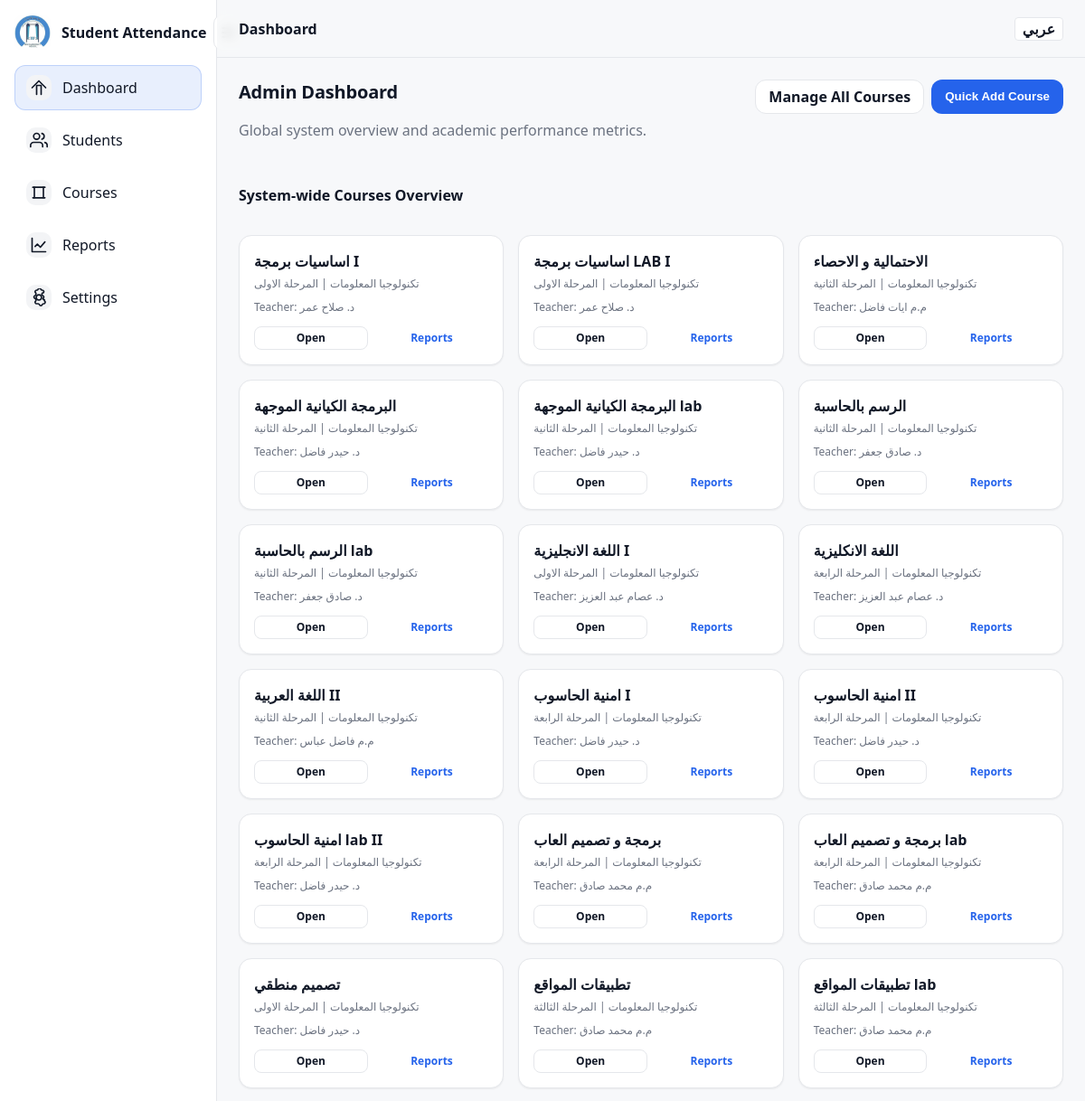
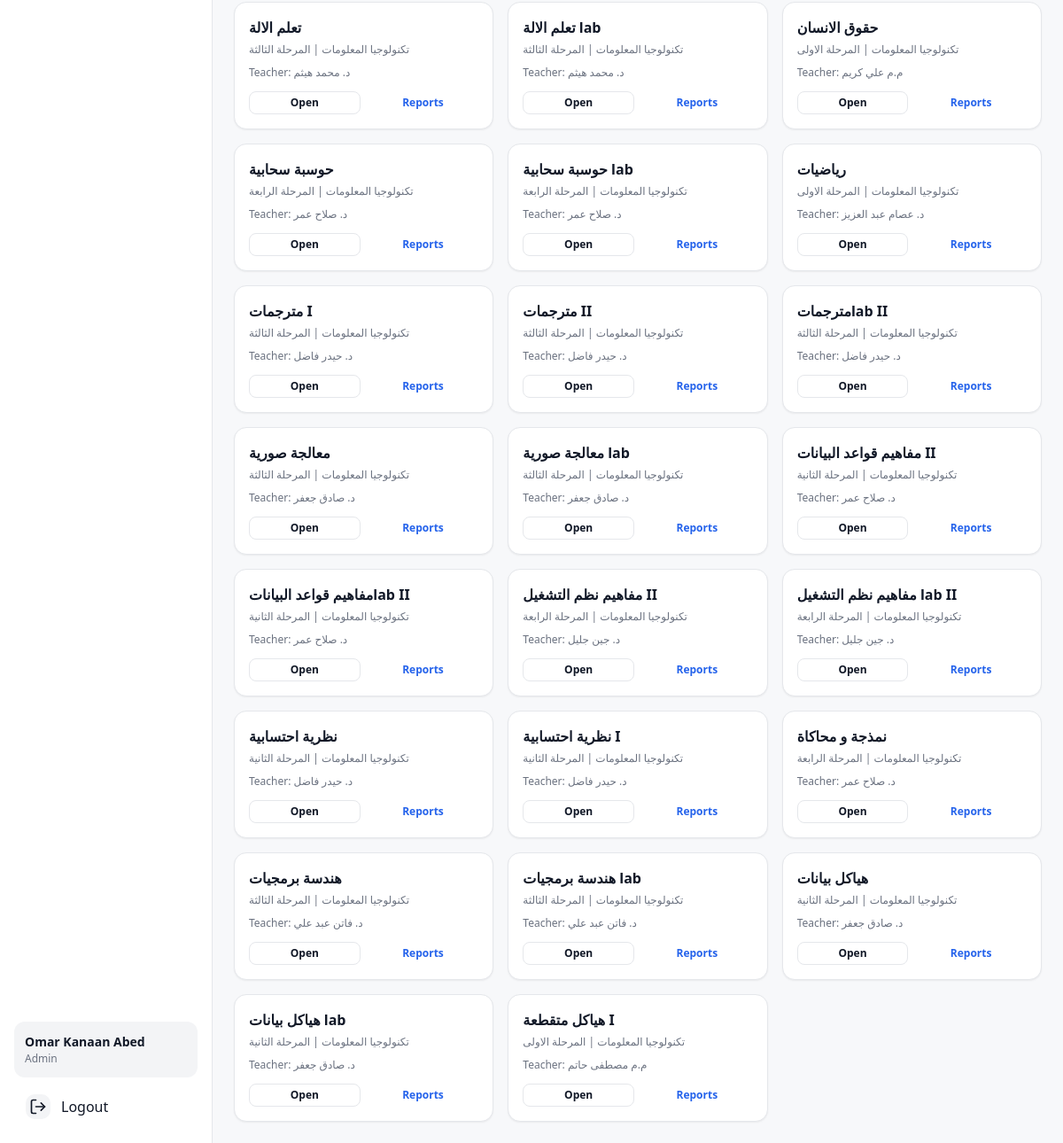
The page / (signed in) on the database its author committed (2 pictures, top to bottom).
### tables this page shows
CREATE TABLE courses (
            id INTEGER PRIMARY KEY AUTOINCREMENT,
            course_name TEXT NOT NULL,
            teacher_id INTEGER,
            stage_id INTEGER NOT NULL,
            semester_id INTEGER NOT NULL,
            FOREIGN KEY (teacher_id) REFERENCES users (id),
            FOREIGN KEY (stage_id) REFERENCES stages (id),
            FOREIGN KEY (semester_id) REFERENCES semesters (id)
        );

CREATE TABLE departments (
            id INTEGER PRIMARY KEY AUTOINCREMENT,
            name TEXT UNIQUE NOT NULL,
            head_id INTEGER,
            created_at TIMESTAMP DEFAULT CURRENT_TIMESTAMP,
            FOREIGN KEY (head_id) REFERENCES users (id)
        );

CREATE TABLE stages (
            id INTEGER PRIMARY KEY AUTOINCREMENT,
            name TEXT NOT NULL,
            department_id INTEGER NOT NULL,
            created_at TIMESTAMP DEFAULT CURRENT_TIMESTAMP,
            FOREIGN KEY (department_id) REFERENCES departments (id),
            UNIQUE(name, department_id)
        );

CREATE TABLE users (
            id INTEGER PRIMARY KEY AUTOINCREMENT,
            username TEXT UNIQUE NOT NULL,
            password_hash TEXT NOT NULL,
            full_name TEXT NOT NULL,
            role TEXT NOT NULL CHECK(role IN ('admin', 'department_head', 'teacher')),
            department_id INTEGER,
            created_at TIMESTAMP DEFAULT CURRENT_TIMESTAMP,
            FOREIGN KEY (department_id) REFERENCES departments (id)
        );

### app.py (the view, shortened to what this page needs)
@app.route('/')
@login_required
def dashboard():
    conn = get_db_connection()
    user_role = session.get('role', 'teacher')
    user_id = session.get('user_id')
    user_dept_id = session.get('department_id')
    stage_filter = request.args.get('stage_id')
    params = []
    where_clauses = []
    if user_role == 'teacher':
        query = """
            SELECT c.*, s.name as stage_name, sem.name as semester_name,
                   (SELECT COUNT(*) FROM enrollments e WHERE e.course_id = c.id) as student_count,
                   (SELECT COUNT(*) FROM sessions sess WHERE sess.course_id = c.id) as session_count
            FROM courses c
            JOIN stages s ON c.stage_id = s.id
            JOIN semesters sem ON c.semester_id = sem.id
            JOIN stage_semesters ss ON (ss.stage_id = c.stage_id AND ss.semester_id = c.semester_id)
            WHERE c.teacher_id = ? AND ss.is_active = 1 AND s.department_id = ?
        """
        params.extend([user_id, user_dept_id])
        if stage_filter:
            query += " AND c.stage_id = ?"
            params.append(stage_filter)
        query += " ORDER BY c.course_name"
        courses_raw = conn.execute(query, params).fetchall()
        courses = []
        for c in courses_raw:
            course_dict = dict(c)
            att_stats = conn.execute("""
                SELECT status, COUNT(*) as count
                FROM attendance a
                JOIN sessions s ON a.session_id = s.id
                WHERE s.course_id = ?
                GROUP BY status
            """, (c['id'],)).fetchall()
            stats = {row['status']: row['count'] for row in att_stats}
            total = sum(stats.values()) or 1
            course_dict['presence_rate'] = round((stats.get('Present', 0) / total) * 100, 1)
            course_dict['absence_rate'] = round((stats.get('Absent', 0) / total) * 100, 1)
            courses.append(course_dict)
    else: # Admin
        query = """
            SELECT c.*, s.name as stage_name, sem.name as semester_name, u.full_name as teacher_name, d.name as dept_name
            FROM courses c
            JOIN stages s ON c.stage_id = s.id
            JOIN semesters sem ON c.semester_id = sem.id
            JOIN departments d ON s.department_id = d.id
            LEFT JOIN users u ON c.teacher_id = u.id
        """
        if stage_filter:
            query += " WHERE c.stage_id = ?"
            params.append(stage_filter)
        query += " ORDER BY c.course_name"
        courses = conn.execute(query, params).fetchall()
    if user_role == 'admin':
        all_stages = conn.execute('SELECT s.*, d.name as dept_name FROM stages s JOIN departments d ON s.department_id = d.id ORDER BY s.name').fetchall()
    else:
        all_stages = conn.execute('SELECT * FROM stages WHERE department_id = ? ORDER BY name', (user_dept_id,)).fetchall()
    semesters = conn.execute('SELECT * FROM semesters ORDER BY name').fetchall()
    teachers = []
    if user_role == 'admin':
        teachers = conn.execute("SELECT id, full_name FROM users WHERE role='teacher' ORDER BY full_name").fetchall()
    elif user_role == 'department_head':
        teachers = conn.execute("SELECT id, full_name FROM users WHERE role='teacher' AND department_id=? ORDER BY full_name", (user_dept_id,)).fetchall()
    conn.close()
    template = 'dashboard_teacher.html' if user_role == 'teacher' else \
               'dashboard_dept_head.html' if user_role == 'department_head' else \
               'dashboard.html'
    return render_template(template,
                         courses=courses,
                         stages=all_stages,
                         semesters=semesters,
                         teachers=teachers,
                         current_stage=stage_filter,
                         dept_stats=dept_stats if user_role == 'department_head' else None)

### templates/dashboard.html (shortened to what this page needs)
{% extends "base.html" %}
{% block page_title %}{{ _('Dashboard') }}{% endblock %}
{% block content %}
<div class="page">
    <div class="page-head">
        <div>
            <h2 class="h2">{{ _('Admin Dashboard') }}</h2>
            <p class="muted">{{ _('Global system overview and academic performance metrics.') }}</p>
        </div>
        <div class="actions">
            <a href="{{ url_for('courses_list') }}" class="btn btn-secondary">{{ _('Manage All Courses') }}</a>
            <button class="btn btn-primary" onclick="toggleAddCourse()">{{ _('Quick Add Course') }}</button>
        </div>
    </div>
    <div class="page-head">
        <h3 class="h3">{{ _('System-wide Courses Overview') }}</h3>
    </div>
    {% if courses %}
    <div class="grid cards">
        {% for course in courses %}
        <div class="card" style="padding: 16px;">
            <div class="card-title" style="font-size: 16px; margin-bottom: 4px;">{{ course.course_name }}</div>
            <div class="muted" style="font-size: 12px; margin-bottom: 8px;">
                {{ course.dept_name }} | {{ course.stage_name }}
            </div>
            <div class="muted" style="font-size: 12px; margin-bottom: 12px;">{{ _('Teacher') }}: {{ course.teacher_name or _('No Teacher') }}</div>
            <div style="margin-top: auto; display: flex; gap: 8px;">
                <a class="btn btn-secondary btn-sm" href="{{ url_for('course_detail', course_id=course.id) }}" style="flex: 1;">{{ _('Open') }}</a>
                <a class="btn btn-ghost btn-sm" href="{{ url_for('reports', course_id=course.id) }}" style="flex: 1;">{{ _('Reports') }}</a>
            </div>
        </div>
        {% endfor %}
    </div>
    {% else %}
    <div class="card empty">
        <div class="empty-title">{{ _('No courses yet') }}</div>
        <div class="muted">{{ _('Courses will appear here once they are assigned to you.') }}</div>
    </div>
    {% endif %}
</div>
{% endblock %}

### templates/base.html (shortened to what this page needs)
<!DOCTYPE html>
<html lang="{{ lang }}" dir="{{ 'rtl' if lang == 'ar' else 'ltr' }}">
<head>
    <link rel="stylesheet" href="{{ url_for('static', filename='style.css') }}">
</head>
<body>
    {% if session.logged_in %}
    <div class="app-shell" id="appShell">
        <aside class="sidebar" id="sidebar" aria-label="Primary">
            <div class="sidebar-top">
                <a class="brand" href="{{ url_for('dashboard') }}">
                    <img src="{{ url_for('static', filename='logo.jpeg') }}" alt="Logo" class="brand-logo">
                    <span class="brand-text">{{ _('Student Attendance') }}</span>
                </a>
                <button class="icon-btn" id="sidebarToggle" type="button" aria-label="Toggle sidebar" aria-expanded="true">
                    <svg viewBox="0 0 24 24" width="20" height="20" fill="none" stroke="currentColor" stroke-width="2" stroke-linecap="round" stroke-linejoin="round" class="toggle-icon">
                        <path d="M4 6h16" />
                        <path d="M4 12h16" />
                        <path d="M4 18h16" />
                    </svg>
                </button>
            </div>
            <nav class="nav">
                <a class="nav-item {% if request.path == '/' %}active{% endif %}" href="{{ url_for('dashboard') }}">
                    <span class="nav-icon">
                        <svg viewBox="0 0 24 24" width="20" height="20" fill="none" stroke="currentColor" stroke-width="2" stroke-linecap="round" stroke-linejoin="round">
                            <path d="M3 12l9-9 9 9" />
                            <path d="M9 21V9h6v12" />
                        </svg>
                    </span>
                    <span class="nav-text">{{ _('Dashboard') }}</span>
                </a>
                {% if session.role in ['admin', 'department_head'] %}
                <a class="nav-item {% if request.path.startswith('/students') %}active{% endif %}" href="{{ url_for('students_registry') }}">
                    <span class="nav-icon">
                        <svg viewBox="0 0 24 24" width="20" height="20" fill="none" stroke="currentColor" stroke-width="2" stroke-linecap="round" stroke-linejoin="round">
                            <path d="M17 21v-2a4 4 0 0 0-4-4H5a4 4 0 0 0-4 4v2" />
                            <circle cx="9" cy="7" r="4" />
                            <path d="M23 21v-2a4 4 0 0 0-3-3.87" />
                            <path d="M16 3.13a4 4 0 0 1 0 7.75" />
                        </svg>
                    </span>
                    <span class="nav-text">{{ _('Students') }}</span>
                </a>
                {% endif %}
                <a class="nav-item {% if request.path == '/courses' %}active{% endif %}" href="{{ url_for('courses_list') }}">
                    <span class="nav-icon">
                        <svg viewBox="0 0 24 24" width="20" height="20" fill="none" stroke="currentColor" stroke-width="2" stroke-linecap="round" stroke-linejoin="round">
                            <path d="M4 19h16" />
                            <path d="M4 5h16" />
                            <path d="M6 5v14" />
                            <path d="M18 5v14" />
                        </svg>
                    </span>
                    <span class="nav-text">{{ _('Courses') }}</span>
                </a>
                <a class="nav-item {% if request.path.startswith('/reports') %}active{% endif %}" href="{{ url_for('reports_home') }}">
                    <span class="nav-icon">
                        <svg viewBox="0 0 24 24" width="20" height="20" fill="none" stroke="currentColor" stroke-width="2" stroke-linecap="round" stroke-linejoin="round">
                            <path d="M3 3v18h18" />
                            <path d="M7 14l3-3 4 4 6-7" />
                        </svg>
                    </span>
                    <span class="nav-text">{{ _('Reports') }}</span>
                </a>
                {% if session.role in ['admin', 'department_head'] %}
                <a class="nav-item {% if request.path.startswith('/settings') %}active{% endif %}" href="{{ url_for('settings') }}">
                    <span class="nav-icon">
                    </span>
                    <span class="nav-text">{{ _('Settings') }}</span>
                </a>
                {% endif %}
            </nav>
            <div class="sidebar-bottom">
                <div class="user-info">
                    <div class="user-name">{{ session.full_name }}</div>
                    <div class="user-role">{{ session.role.replace('_', ' ').title() }}</div>
                </div>
                <a class="nav-item" href="{{ url_for('logout') }}">
                    <span class="nav-icon">
                        <svg viewBox="0 0 24 24" width="20" height="20" fill="none" stroke="currentColor" stroke-width="2" stroke-linecap="round" stroke-linejoin="round">
                            <path d="M9 21H5a2 2 0 0 1-2-2V5a2 2 0 0 1 2-2h4" />
                            <path d="M16 17l5-5-5-5" />
                            <path d="M21 12H9" />
                        </svg>
                    </span>
                    <span class="nav-text">{{ _('Logout') }}</span>
                </a>
            </div>
        </aside>
        <div class="main">
            <header class="topbar">
                <div class="topbar-title">{% block page_title %}{% endblock %}</div>
                <div class="topbar-actions" style="margin-left:auto; display:flex; gap:16px; align-items:center;">
                    {% if lang == 'en' %}
                        <a href="{{ url_for('setlang', lang='ar') }}" class="btn btn-secondary" style="text-decoration:none; padding:4px 8px; border-radius:4px; font-weight:bold;">عربي</a>
                    {% else %}
                        <a href="{{ url_for('setlang', lang='en') }}" class="btn btn-secondary" style="text-decoration:none; padding:4px 8px; border-radius:4px; font-weight:bold;">EN</a>
                    {% endif %}
                </div>
            </header>
            <main class="content">
                {% block content %}{% endblock %}
            </main>
        </div>
    </div>
    {% else %}
    <main class="auth">
        {{ self.content() }}
    </main>
    {% endif %}
</body>
</html>

### rows shown on the page
courses: course_name "اساسيات برمجة I", dept_name "تكنولوجيا المعلومات", stage_name "المرحلة الاولى", full_name "د. صلاح عمر"
courses: course_name "اساسيات برمجة LAB I", dept_name "تكنولوجيا المعلومات", stage_name "المرحلة الاولى", full_name "د. صلاح عمر"
courses: course_name "الاحتمالية و الاحصاء", dept_name "تكنولوجيا المعلومات", stage_name "المرحلة الثانية", full_name "م.م ايات فاضل"
courses: course_name "البرمجة الكيانية الموجهة", dept_name "تكنولوجيا المعلومات", stage_name "المرحلة الثانية", full_name "د. حيدر فاضل"
courses: course_name "البرمجة الكيانية الموجهة lab", dept_name "تكنولوجيا المعلومات", stage_name "المرحلة الثانية", full_name "د. حيدر فاضل"
courses: course_name "الرسم بالحاسبة", dept_name "تكنولوجيا المعلومات", stage_name "المرحلة الثانية", full_name "د. صادق جعفر"
courses: course_name "الرسم بالحاسبة lab", dept_name "تكنولوجيا المعلومات", stage_name "المرحلة الثانية", full_name "د. صادق جعفر"
courses: course_name "اللغة الانجليزية I", dept_name "تكنولوجيا المعلومات", stage_name "المرحلة الاولى", full_name "د. عصام عبد العزيز"
courses: course_name "اللغة الانكليزية", dept_name "تكنولوجيا المعلومات", stage_name "المرحلة الرابعة", full_name "د. عصام عبد العزيز"
courses: course_name "اللغة العربية II", dept_name "تكنولوجيا المعلومات", stage_name "المرحلة الثانية", full_name "م.م فاضل عباس"
courses: course_name "امنية الحاسوب I", dept_name "تكنولوجيا المعلومات", stage_name "المرحلة الرابعة", full_name "د. حيدر فاضل"
courses: course_name "امنية الحاسوب II", dept_name "تكنولوجيا المعلومات", stage_name "المرحلة الرابعة", full_name "د. حيدر فاضل"
courses: course_name "امنية الحاسوب lab II", dept_name "تكنولوجيا المعلومات", stage_name "المرحلة الرابعة", full_name "د. حيدر فاضل"
courses: course_name "برمجة و تصميم العاب", dept_name "تكنولوجيا المعلومات", stage_name "المرحلة الرابعة", full_name "م.م محمد صادق"
courses: course_name "برمجة و تصميم العاب lab", dept_name "تكنولوجيا المعلومات", stage_name "المرحلة الرابعة", full_name "م.م محمد صادق"
courses: course_name "تصميم منطقي", dept_name "تكنولوجيا المعلومات", stage_name "المرحلة الاولى", full_name "د. حيدر فاضل"
courses: course_name "تطبيقات المواقع", dept_name "تكنولوجيا المعلومات", stage_name "المرحلة الثالثة", full_name "م.م محمد صادق"
courses: course_name "تطبيقات المواقع lab", dept_name "تكنولوجيا المعلومات", stage_name "المرحلة الثالثة", full_name "م.م محمد صادق"
courses: course_name "تعلم الالة", dept_name "تكنولوجيا المعلومات", stage_name "المرحلة الثالثة", full_name "د. محمد هيثم"
courses: course_name "تعلم الالة lab", dept_name "تكنولوجيا المعلومات", stage_name "المرحلة الثالثة", full_name "د. محمد هيثم"
courses: course_name "حقوق الانسان", dept_name "تكنولوجيا المعلومات", stage_name "المرحلة الاولى", full_name "م.م علي كريم"
courses: course_name "حوسبة سحابية", dept_name "تكنولوجيا المعلومات", stage_name "المرحلة الرابعة", full_name "د. صلاح عمر"
courses: course_name "حوسبة سحابية lab", dept_name "تكنولوجيا المعلومات", stage_name "المرحلة الرابعة", full_name "د. صلاح عمر"
courses: course_name "رياضيات", dept_name "تكنولوجيا المعلومات", stage_name "المرحلة الاولى", full_name "د. عصام عبد العزيز"
courses: course_name "مترجمات I", dept_name "تكنولوجيا المعلومات", stage_name "المرحلة الثالثة", full_name "د. حيدر فاضل"
courses: course_name "مترجمات II", dept_name "تكنولوجيا المعلومات", stage_name "المرحلة الثالثة", full_name "د. حيدر فاضل"
courses: course_name "مترجماتlab II", dept_name "تكنولوجيا المعلومات", stage_name "المرحلة الثالثة", full_name "د. حيدر فاضل"
courses: course_name "معالجة صورية", dept_name "تكنولوجيا المعلومات", stage_name "المرحلة الثالثة", full_name "د. صادق جعفر"
courses: course_name "معالجة صورية lab", dept_name "تكنولوجيا المعلومات", stage_name "المرحلة الثالثة", full_name "د. صادق جعفر"
courses: course_name "مفاهيم قواعد البيانات II", dept_name "تكنولوجيا المعلومات", stage_name "المرحلة الثانية", full_name "د. صلاح عمر"
courses: course_name "مفاهيم قواعد البياناتlab II", dept_name "تكنولوجيا المعلومات", stage_name "المرحلة الثانية", full_name "د. صلاح عمر"
courses: course_name "مفاهيم نظم التشغيل II", dept_name "تكنولوجيا المعلومات", stage_name "المرحلة الرابعة", full_name "د. جين جليل"
courses: course_name "مفاهيم نظم التشغيل lab II", dept_name "تكنولوجيا المعلومات", stage_name "المرحلة الرابعة", full_name "د. جين جليل"
courses: course_name "نظرية احتسابية", dept_name "تكنولوجيا المعلومات", stage_name "المرحلة الثانية", full_name "د. حيدر فاضل"
courses: course_name "نظرية احتسابية I", dept_name "تكنولوجيا المعلومات", stage_name "المرحلة الثانية", full_name "د. حيدر فاضل"
courses: course_name "نمذجة و محاكاة", dept_name "تكنولوجيا المعلومات", stage_name "المرحلة الرابعة", full_name "د. صلاح عمر"
courses: course_name "هندسة برمجيات", dept_name "تكنولوجيا المعلومات", stage_name "المرحلة الثالثة", full_name "د. فاتن عبد علي"
courses: course_name "هندسة برمجيات lab", dept_name "تكنولوجيا المعلومات", stage_name "المرحلة الثالثة", full_name "د. فاتن عبد علي"
courses: course_name "هياكل بيانات", dept_name "تكنولوجيا المعلومات", stage_name "المرحلة الثانية", full_name "د. صادق جعفر"
courses: course_name "هياكل بيانات lab", dept_name "تكنولوجيا المعلومات", stage_name "المرحلة الثانية", full_name "د. صادق جعفر"
courses: course_name "هياكل متقطعة I", dept_name "تكنولوجيا المعلومات", stage_name "المرحلة الاولى", full_name "م.م مصطفى حاتم"

### other values the page prints
{{ session.full_name }} "Omar Kanaan Abed"
{{ session.role.replace('_', ' ').title() }} "Admin"
